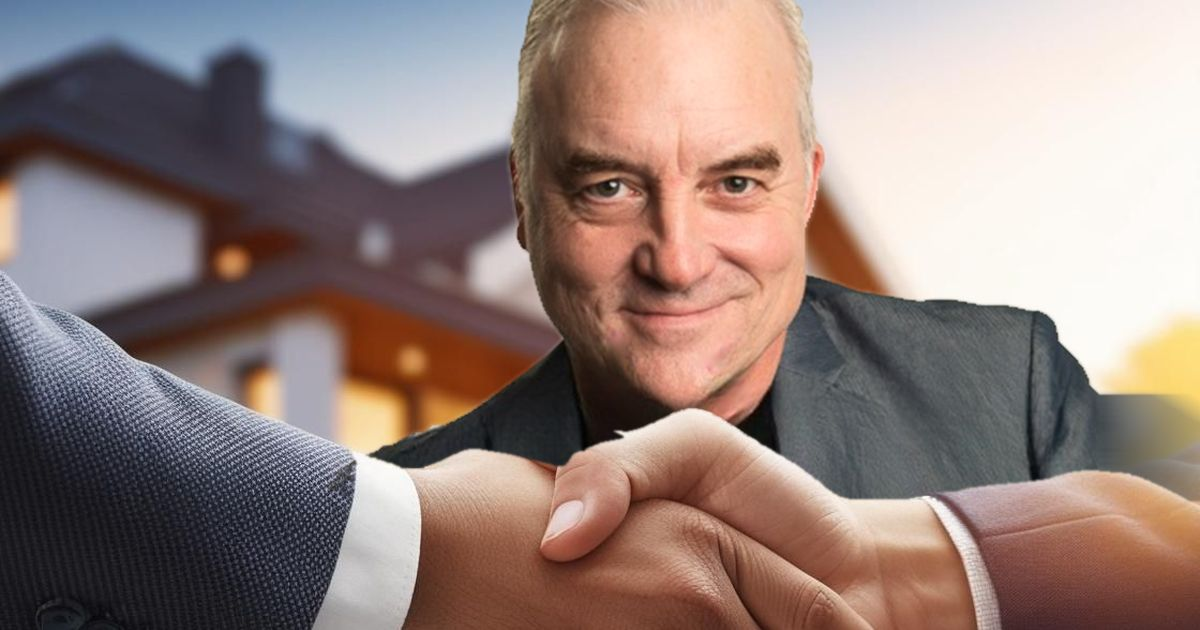
#> input picture src/images/apercu-partage.jpg, 1200 x 630 px
$ python effacer-etoile.py ../src/images/apercu-partage.jpg ../src/images/via-capitale-courtier.png
#> lines starting #> are read from the running program, lines starting #| are printed output that depends on the picture
import sys, cv2, numpy as np
# Efface la petite étoile (filigrane de l’outil de retouche) en bas à droite d’une photo.
# Usage : python3 scripts/effacer-etoile.py photo-source.jpg photo-propre.jpg
src, dst = sys.argv[1], sys.argv[2]
img = cv2.imread(src, cv2.IMREAD_COLOR).astype(np.float32)
h, w = img.shape[:2]
#> h = 630; w = 1200
cx, cy, r = w-57, h-57, 36          # position fixe du filigrane (étoile) en bas à droite
#> cx = 1143; cy = 573; r = 36
s = 2*r
#> s = 72
x, y = cx-r, cy-r
#> x = 1107; y = 537
dx = s + 6                           # patch pris juste à gauche, même rangée
#> dx = 78
patch = img[y:y+s, x-dx:x-dx+s]
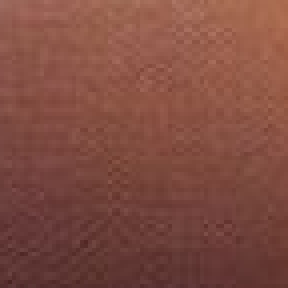
#> patch: shape (72, 72, 3) float32 (shown 4 times larger); mean B, G, R 65.1, 76.2, 127.8
yy, xx = np.mgrid[0:s, 0:s]
dist = np.sqrt((xx-r+.5)**2 + (yy-r+.5)**2)
a = np.clip((r - dist)/10.0, 0, 1)[..., None]   # bord adouci
out = img.copy()
out[y:y+s, x:x+s] = a*patch + (1-a)*img[y:y+s, x:x+s]
#> out: shape (630, 1200, 3) float32; mean B, G, R 124.7, 129.8, 148.5
out = np.clip(out,0,255).astype(np.uint8)
cv2.imwrite(dst, out, [cv2.IMWRITE_JPEG_QUALITY, 88])
